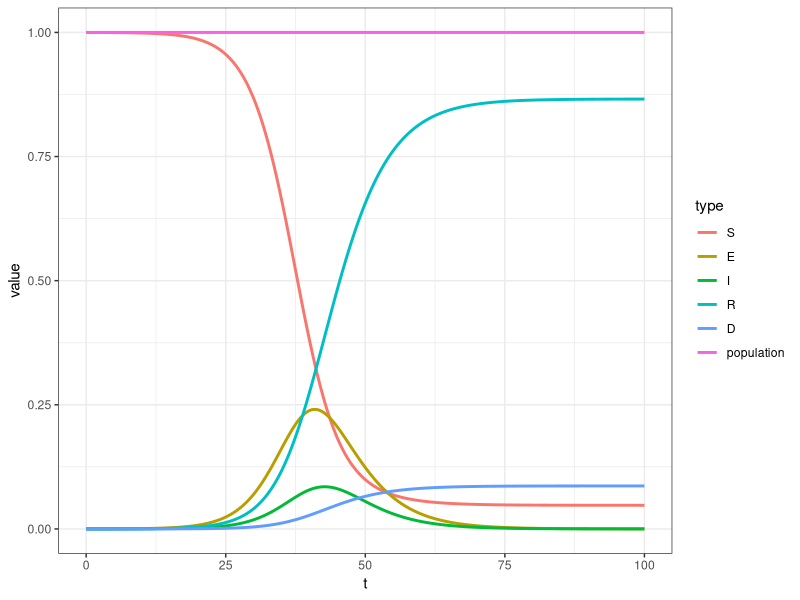

Write R code to recreate this figure.
## ---- chunk 1
library(data.table)
library(tidyr)
library(ggplot2); theme_set(theme_bw())
library(gganimate)
library(ggrepel)
## ---- chunk 2
#initial parameters

# Number of days
t_max <- 100
# To create 1000 steps? So 10 for each day? To make the curve more smooth?
dt <- 0.1
t <- seq(from = 0, to = t_max, by = dt)

#alpha: infection rate (0-1)
#beta: contact rate (persons)
#gamma: recovery rate (0-1)
#rho: social distancing factor (0 everyone, 1 base situation)
#dr: death rate (0 noone dies)

alpha <- 0.2
beta <- 1.75
gamma <- 0.5
rho<- 0.0 # if it is set to 0 there is no rho factor in the model
dr <- 0.05

N <- 10000 # population

# Normalized population values
S_0 <- 1-1/N
E_0 <- 1/N
I_0 <- 0
R_0 <- 0
D_0 <- 0
## ---- chunk 3
create_data <- function(){
  
  # Create a data.table with t0 values
  dataSimulation <- data.table(t = t[1], S = S_0, E = E_0, I = I_0, R = R_0, D = D_0)

  for (i in t[2:length(t)]){
    
    #get the latest (which are the last values in our data table) to calculate the next values
    last_S <- dataSimulation[nrow(dataSimulation), S]
    last_E <- dataSimulation[nrow(dataSimulation), E]
    last_I <- dataSimulation[nrow(dataSimulation), I]
    last_R <- dataSimulation[nrow(dataSimulation), R]
    last_D <- dataSimulation[nrow(dataSimulation), D]
    
    # if rho = 0 we dont want to use it in our model
    if(rho == 0){
      
      next_S <- last_S - (beta * last_S * last_I) * dt
      next_E <- last_E + (beta * last_S * last_I - alpha * last_E) * dt
      
    } else {
      
      next_S <- last_S - (rho * beta * last_S * last_I) * dt
      next_E <- last_E + (rho * beta * last_S * last_I - alpha*last_E) * dt
    }
    
    next_I <- last_I + (alpha * last_E - gamma * last_I - dr * last_I) * dt
    next_R <- last_R + (gamma * last_I) * dt
    next_D <- last_D + (dr * last_I) * dt
    
    # create the new row
    newrow <- data.table(t = i, S = next_S, E = next_E, I = next_I, R = next_R, D = next_D)
    
    # insert new row to the datatable
    dataSimulation <- rbindlist(list(dataSimulation, newrow), fill = T)
    
  }
  
  # the population should always add up to 1, so we can check that we did everything all right or not?
  dataSimulation[, population:= S + E + I + R + D]
  
  return(dataSimulation)
  
}
## ---- chunk 4
dataSimulation <- create_data()
## ---- chunk 5
longData <- gather(dataSimulation, type, value, S:population, factor_key=TRUE)
setDT(longData)
## ---- chunk 6
ggplot(longData, aes(x = t, y = value)) +
  geom_line(aes(color = type), size = 1)
## ---- chunk 7
ggplot(longData, aes(x = t, y = value)) +
  geom_line(aes(color = type), size = 1) +
  transition_reveal(t)
